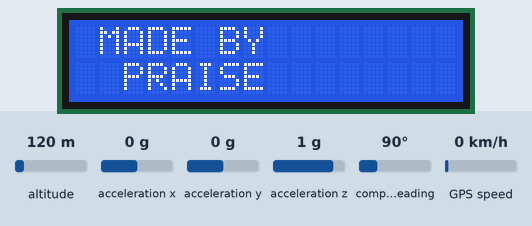
Simulated run of this sketch. Board: ESP32. Parts: 16×2 character LCD. Inputs (shaded band) come from the test bench; at power-on: altitude 120 m, acceleration x 0 g, acceleration y 0 g, acceleration z 1 g, compass heading 90°, GPS speed 0 km/h. WiFi joins after 1.5 s; servers stay silent unless stated; the GPS gets a fix after 3 s at 37.7749, -122.4194 with 8 satellites; what the sketch prints to the serial monitor is not drawn.

Above: at 1.7 s.
At 4.0 s:
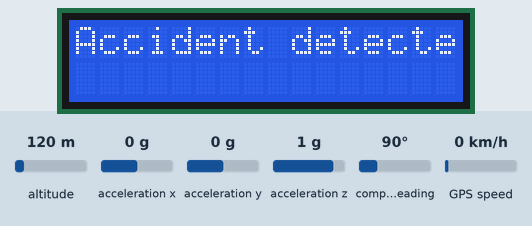

Measured:
- what the display in image 0 shows lasts 2.4 s, from 1.6 s to 4.0 s

The sketch:

accident_alert_with_gps_adxl345_LCD_I2C.ino
```cpp
#include <WiFi.h>
#include <WiFiClientSecure.h>
#include <UniversalTelegramBot.h>
#include <ArduinoJson.h>
#include <Wire.h>
#include <Adafruit_Sensor.h>
#include <Adafruit_ADXL345_U.h>
#include <TinyGPS++.h>
#include <LiquidCrystal_I2C.h>

// Replace with your network credentials
const char* ssid = "myjoy";
const char* password = "iloveyou";

//// Initialize Telegram BOT
//#define BOTtoken "6831581865:AAH4wqYjtw7TCmQtDiPo-f8dEF6viuI1TC8"  // your Bot Token (Get from Botfather)
//
//// Use @myidbot to find out the chat ID of an individual or a group
//// Also note that you need to click "start" on a bot before it can
//// message you
//#define CHAT_ID "2014246209"

#define BOTtoken "7095957866:AAFG2WtKlUCA4FIbKGYZ77x9FQKJ9k4EkW8"  // your Bot Token (Get from Botfather)

// Use @myidbot to find out the chat ID of an individual or a group
// Also note that you need to click "start" on a bot before it can
// message you
#define CHAT_ID "1136386551"

WiFiClientSecure client;
UniversalTelegramBot bot(BOTtoken, client);

// Initialize ADXL345
Adafruit_ADXL345_Unified accel = Adafruit_ADXL345_Unified(12345);

// Initialize GPS
TinyGPSPlus gps;

// Initialize LCD
LiquidCrystal_I2C lcd(0x3F, 16, 2);  // Address 0x27, 16 column and 2 rows


void setup() {
  Serial.begin(115200);
  Serial2.begin(9600);
   // Initialize LCD
  lcd.init();
  lcd.backlight();

  lcd.setCursor(0, 0);
  lcd.print("Connecting Wifi:");
  // Attempt to connect to Wifi network:
  Serial.print("Connecting Wifi: ");
  Serial.println(ssid);

  WiFi.mode(WIFI_STA);
  WiFi.begin(ssid, password);
  client.setCACert(TELEGRAM_CERTIFICATE_ROOT); // Add root certificate for api.telegram.org

  while (WiFi.status() != WL_CONNECTED) {
    Serial.print(".");
    delay(500);
  }
  lcd.clear();
   lcd.setCursor(0, 0);
  lcd.print("WiFi connected");
  Serial.println("");
  Serial.println("WiFi connected");
  Serial.print("IP address: ");
  Serial.println(WiFi.localIP());

  // Initialize ADXL345
  if (!accel.begin()) {
    Serial.println("Could not find a valid ADXL345 sensor, check wiring!");
    while (1);
  }

  // Set accelerometer range
  accel.setRange(ADXL345_RANGE_16_G);

  // Print the header
  Serial.println("Accident Alert System");
  lcd.clear();
   lcd.setCursor(0, 0);
  lcd.print(" MADE BY");
  lcd.setCursor(0, 1);
  lcd.print("  PRAISE");
  delay(2000);
  bot.sendMessage(CHAT_ID, "Bot started up", "");
}

void loop() {
  // Read accelerometer data
  sensors_event_t event;
  accel.getEvent(&event);
  // Check for an accident (e.g., sudden acceleration)
  if (abs(event.acceleration.x) < 5 || abs(event.acceleration.y) > 5 || abs(event.acceleration.z) > 2) {
    lcd.clear();
    lcd.setCursor(0, 0);
  lcd.print("Accident detected");
    Serial.println("Accident detected!");
    displayInfo();

    bot.sendMessage(CHAT_ID, "Accident detected!!", "");

    bot.sendMessage(CHAT_ID, "Accident detected!\nLocation: https://maps.google.com/?q=" + String(gps.location.lat(), 6) + "," + String(gps.location.lng(), 6), "");

  displayInfo();
//    // Get GPS location
//    while (gps.location.isValid() == 0) {
//      // Read GPS data
//      while (Serial.available() > 0) {
//        gps.encode(Serial.read());
//      }
//    }
    bot.sendMessage(CHAT_ID, "Accident detected!!", "");
    // Send location to Telegram

    bot.sendMessage(CHAT_ID, "Accident detected!\nLocation: https://maps.google.com/?q=" + String(gps.location.lat(), 6) + "," + String(gps.location.lng(), 6), "");

    // Wait for a while to avoid sending multiple alerts for the same accident
    delay(10000);
  }
  else{
    lcd.clear();
    lcd.setCursor(0, 0);
    lcd.print("NO Accident");
    Serial.println("NO Accident detected!");
  }

  delay(1000);
}
void displayInfo()


{
   while (Serial2.available() > 0)


   if (gps.encode(Serial2.read()))

  Serial.print(F("Location: "));


  if (gps.location.isValid()){


    Serial.print("Lat: ");


    Serial.print(gps.location.lat(), 6);


    Serial.print(F(","));


    Serial.print("Lng: ");


    Serial.print(gps.location.lng(), 6);


    Serial.println();


  }


  else


  {


    Serial.print(F("INVALID"));


  }

}
```
